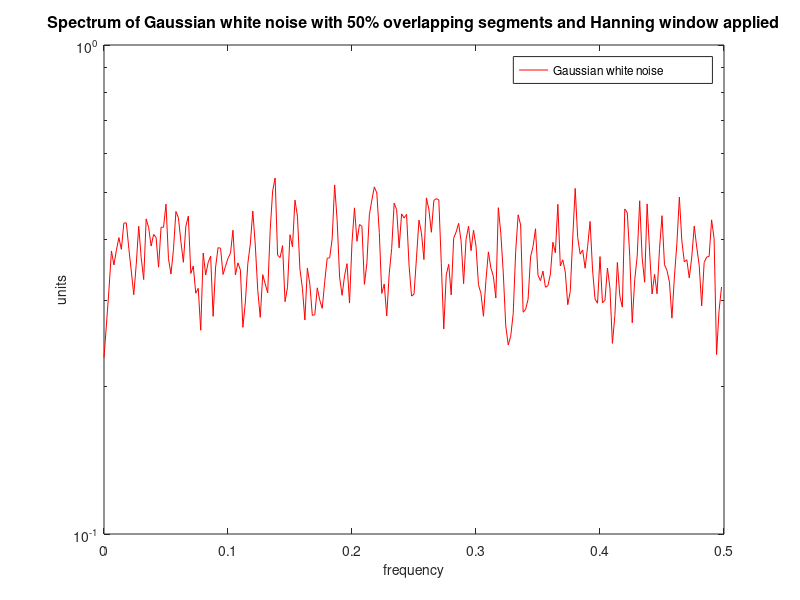

This figure's MATLAB source:
% file SIOC 221A HW 6
% 
% author Julia Dohner
%
% due date November 9, 2017

clear all; close all;

% TODO: make sure I get all the normalizations right, esp for the pressure
% data where I have to multiply by T/N2 or something, as well as for the
% parts with hanning windows applied. See sarah's solutions for help

%% Evaluate whether using a 50% overlap modifies the degrees of freedom

% 10,000 is the number of datapoints
N = 500; % length of each chunk of data (aka segment length)
M = 20; % number of segments splitting data into

% non-Monte Carlo case, using overlapping segments and Hanning window
longVector = randn(N*M,1);
longVector_1 = reshape(longVector,N,M);
longVector_2 = longVector(N/2+1:length(longVector)-N/2,:);
longVector_2 = reshape(longVector_2,N,M-1);
longVector_3 = [longVector_1 longVector_2];

longVector_3 = detrend(longVector_3).*(hann(500)*ones(1,39));
longVector_3 = fft(longVector_3);
longVector_3amp = (abs(longVector_3(1:N/2+1,:)).^2)/N;
longVector_3amp = longVector_3amp(2:251,:);
longVector_3mean = mean(longVector_3amp, 2);
longVector_3mean = longVector_3mean';
frequency=(0:N/2-1)/N; 

figure
semilogy(frequency,longVector_3mean, '-r')
xlabel('\fontsize{14}frequency')
ylabel('\fontsize{14}units')
title('\fontsize{16}Spectrum of Gaussian white noise with 50% overlapping segments and Hanning window applied')
legend('\fontsize{12}Gaussian white noise');

%% Monte Carlo without windowing
for i=1:200
    longVector_MC(:,:,i) = randn(N*M,1); % 200 times one long vector
    longVector_MC1(:,:,i) = reshape(longVector_MC(:,:,i),N,M);
    longVector_MC2(:,:,i) = longVector_MC(N/2+1:(N*M)-N/2,:,i); % 200 times one long vector with 50% offset
    longVector_MC3(:,:,i) = reshape(longVector_MC2(:,:,i),[N,M-1]); % 200 times reshaped vector with 50% offset
    longVector_MC4(:,:,i) = [longVector_MC1(:,:,i) longVector_MC3(:,:,i)];
    % detrend, multiply by hanning window
    %longVector_MC4(:,:,i) = detrend(longVector_MC4(:,:,i)).*(hann(500)*ones(1,39));
    longVector_MC4(:,:,i) = fft(longVector_MC4(:,:,i)); % take fft
    longVector_MC4amp(:,:,i) = ((8/3)^(1/2)).*(abs(longVector_MC4(1:N/2+1,:,i)).^2)/N; % scaling by root(8/3) to account for E attenuation
    longVector_MC4amp(2:N/2,:,i) = 2*longVector_MC4amp(2:N/2,:,i);
    longVector_MC5amp(:,:,i) = longVector_MC4amp(2:251,:,i); % dumping the mean
    
end

% average over 20 realizations within each 500x20 matrix (so averaging
% across the columns)
longVector_MCmean = mean(longVector_MC5amp,2);
% turn mean amplitude result into a column vector
longVector_MCpdf = longVector_MCmean(:);
err_low_MC = prctile(longVector_MCpdf,2.5);
err_high_MC = prctile(longVector_MCpdf,97.5);
ratio_monteCarlo = err_high_MC/err_low_MC;

% expectation of error bars based on number of degrees of freedom available
% with use of overlapping segments:
%nu = (8/3)*M; % where M = number of segments
nu = (8/3)*20;
%nu = 2*39; % if 39 independent segments, 2 DOF for each segment
%nu = 0.75*39;
err_high = nu/chi2inv(0.05/2,nu);
err_low = nu/chi2inv(1-0.05/2,nu);
ratio_chi2 = err_high/err_low;

% comparing to Monte Carlo value of 1.93...
% 2 * number of segments: ratio = 1.88 <- this is the closest
% 8/3 * number of segments: ratio = 2.15
% 0.75 * number of segments: ratio = 2.84



%% do this 200 times for Monte Carlo with windowing

for i=1:200
    longVector_MCw(:,:,i) = randn(N*M,1); % 200 times one long vector
    longVector_MCw1(:,:,i) = reshape(longVector_MCw(:,:,i),N,M);
    longVector_MCw2(:,:,i) = longVector_MCw(N/2+1:(N*M)-N/2,:,i); % 200 times one long vector with 50% offset
    longVector_MCw3(:,:,i) = reshape(longVector_MCw2(:,:,i),[N,M-1]); % 200 times reshaped vector with 50% offset
    longVector_MCw4(:,:,i) = [longVector_MCw1(:,:,i) longVector_MCw3(:,:,i)];
    % detrend, multiply by hanning window
    longVector_MCw4(:,:,i) = detrend(longVector_MCw4(:,:,i)).*(hann(500)*ones(1,39));
    longVector_MCw4(:,:,i) = fft(longVector_MCw4(:,:,i)); % take fft
    longVector_MCw4amp(:,:,i) = ((8/3)^(1/2)).*(abs(longVector_MCw4(1:N/2+1,:,i)).^2)/N; % scaling by root(8/3) to account for E attenuation
    longVector_MCw4amp(2:N/2,:,i) = 2*longVector_MCw4amp(2:N/2,:,i);
    longVector_MCw5amp(:,:,i) = longVector_MCw4amp(2:251,:,i); % dumping the mean
    
end

% average over 20 realizations within each 500x20 matrix (so averaging
% across the columns)
longVector_MCwmean = mean(longVector_MCw5amp,2);
% turn mean amplitude result into a column vector
longVector_MCwpdf = longVector_MCwmean(:);
err_low_MCw = prctile(longVector_MCwpdf,2.5);
err_high_MCw = prctile(longVector_MCwpdf,97.5);
ratio_monteCarloWindow = err_high_MCw/err_low_MCw;

% expectation of error bars based on number of degrees of freedom available
% with use of overlapping segments:
%nu = (8/3)*M; % where M = number of segments
nu = (8/3)*20;
%nu = 2*39; % if 39 independent segments, 2 DOF for each segment
%nu = 0.75*39;
err_high = nu/chi2inv(0.05/2,nu);
err_low = nu/chi2inv(1-0.05/2,nu);
ratio_chi2 = err_high/err_low;

% comparing to Monte Carlo value of 1.93 (with window) and 2.19 (with
% window):
% 2 * number of segments: ratio = 1.88 <- this is the closest
% 8/3 * number of segments: ratio = 2.15
% 0.75 * number of segments: ratio = 2.84

